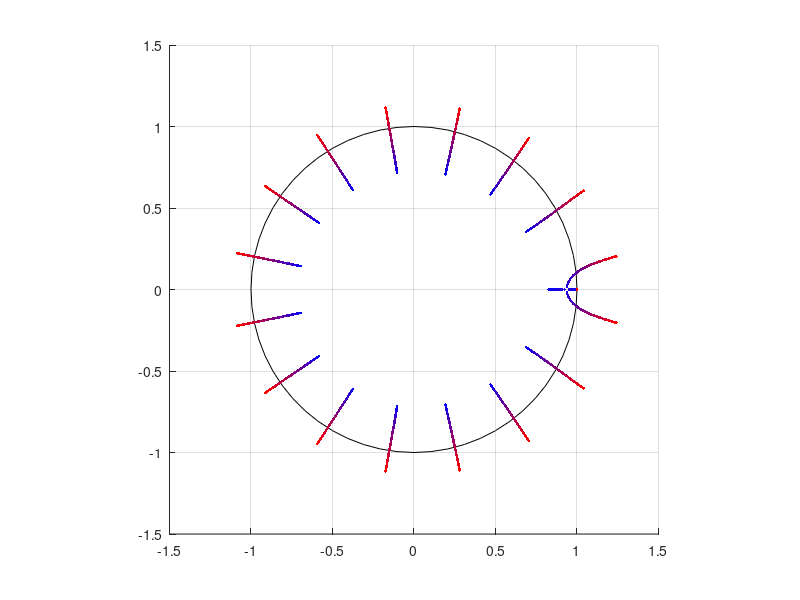

Write MATLAB code to recreate this figure.
clear all;
clc;

omega0=0.00001;
% omega0=pi-0.00001;
Delta=15;
K=logspace(-2,1,100);

Num=[zeros(1,Delta+1)   cos(omega0*(Delta+1))   -cos(omega0*Delta)];
Den=[1   -2*cos(omega0)   1   zeros(1,Delta)];

figure(1);
clf;
rectangle('Position',[-1 -1 2 2],'Curvature',[1 1]);
hold on;
axis([-1.5 1.5 -1.5 1.5]);
grid on;
axis square;
found=false;
for ii=1:length(K)
    rts=roots(Den+K(ii)*Num);
    plot(real(rts),imag(rts),'.','color',[ii/length(K) 0 1-ii/length(K)]);
    if found==false && any(abs(rts)>=1)
        fprintf('A stabilitas elveszett. Polusok:\n\n');
        for jj=1:length(rts)
            fprintf('    |%+f %+fj| = %f\n',real(rts(jj)),imag(rts(jj)),abs(rts(jj)));
        end
        fprintf('\nKmax=%f\n\n',K(ii-1));
        fprintf('Elmeleti Kmax a szeleken: %f\n\n',2/(2*Delta+1));
        found=true;
    end
    pause(0.01);
end
hold off;
